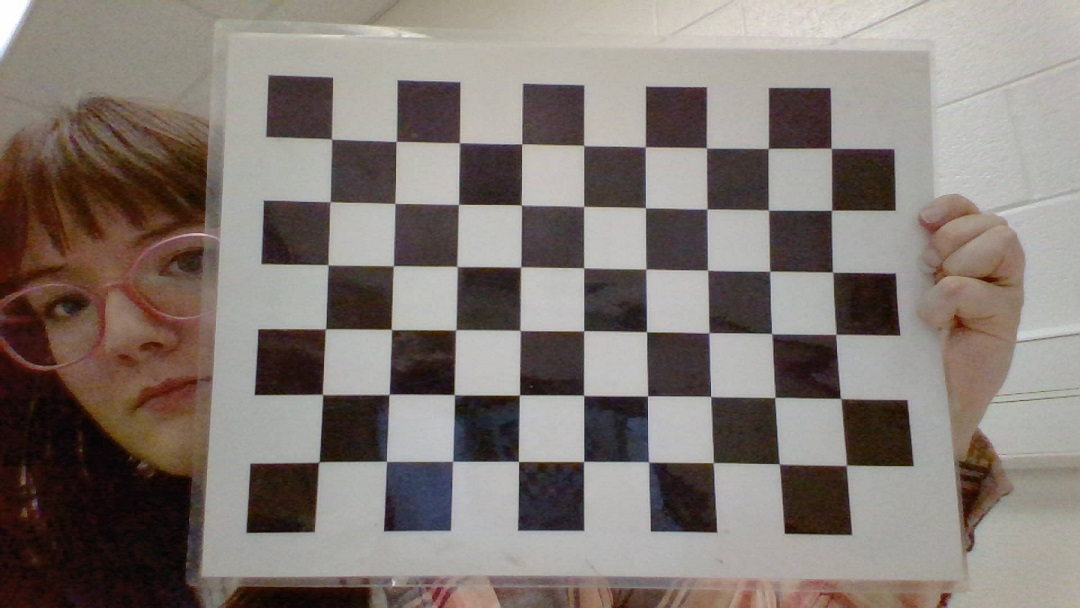
#> input picture topsides/image_recognition/test.jpg, 1080 x 608 px; its folder holds 5 pictures in this run
$ python calibrateCam.py
#> lines starting #> are read from the running program, lines starting #| are printed output that depends on the picture; after the words box and inside, x2 and y2 are one past the last pixel; in counts of white or black regions, pixels touching at a corner belong together
import numpy as np
import cv2 as cv
import glob

def calibrateCam():
    # termination criteria
    criteria = (cv.TERM_CRITERIA_EPS + cv.TERM_CRITERIA_MAX_ITER, 30, 0.001)
    # prepare object points, like (0,0,0), (1,0,0), (2,0,0) ....,(6,5,0)
    objp = np.zeros((6*9,3), np.float32)
    objp[:,:2] = np.mgrid[0:6,0:9].T.reshape(-1,2)
    # Arrays to store object points and image points from all the images.
    objpoints = [] # 3d point in real world space
    imgpoints = [] # 2d points in image plane.
    images = glob.glob('*.jpg')
    for fname in images:
        img = cv.imread(fname)
#> img is the input picture: shape (608, 1080, 3); mean B, G, R 115.9, 121.5, 130.6
        gray = cv.cvtColor(img, cv.COLOR_BGR2GRAY)
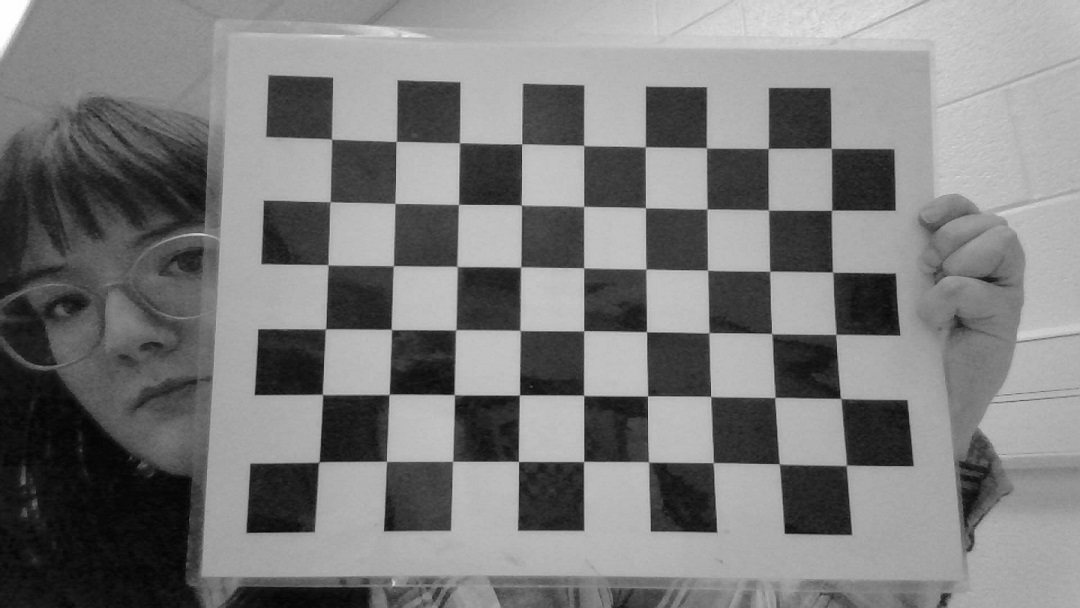
#> gray: shape (608, 1080); min 3, max 255, mean 123.6
        # Find the chess board corners
        ret, corners = cv.findChessboardCorners(gray, (6,9), None)
#> ret = True; corners = 54 rows, first 8: [319.3, 461.6], [322.6, 394.1], [325.6, 328.6], [328.1, 264.6], [330, 201.5], [331.5, 139.4], [386.5, 460.8], [389.2, 394.3]
        # If found, add object points, image points (after refining them)
        if ret == True:
            objpoints.append(objp)
            corners2 = cv.cornerSubPix(gray,corners, (11,11), (-1,-1), criteria)
#> corners2 = 54 rows, first 8: [318.8, 462.1], [322.5, 394.4], [325.4, 328.9], [328.1, 264.7], [330, 201.8], [331.5, 139.1], [386.5, 461.3], [389.1, 394.3]
            imgpoints.append(corners)
            # Draw and display the corners
            cv.drawChessboardCorners(img, (6,9), corners2, ret)
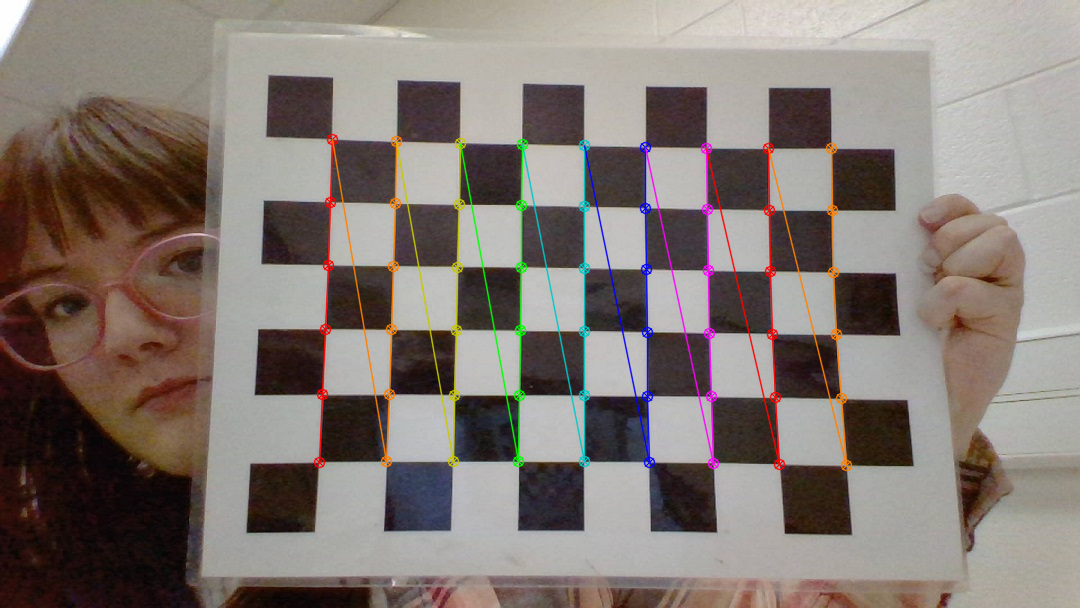
#> img: shape (608, 1080, 3); 3.14% of pixels changed, all inside (x1, y1, x2, y2) = (313, 133, 853, 472)
            ret, mtx, dist, rvecs, tvecs = cv.calibrateCamera(objpoints, imgpoints, gray.shape[::-1], None, None)
#> ret = 0.507; mtx = [[760.9, 0, 544.2], [0, 763.6, 303.1], [0, 0, 1]]; dist = [[0.024, 0.0197, 0.00245, 0.00333, 3.04]]; rvecs = ([-0.0473, -0.139, -1.56],); tvecs = ([-3.39, 2.38, 11.51],)
            img2 = cv.imread('test.jpg')
            h,  w = img2.shape[:2]
#> h = 608; w = 1080
            newcameramtx, roi = cv.getOptimalNewCameraMatrix(mtx, dist, (w,h), 1, (w,h))
#> newcameramtx = [[944.5, 0, 539.3], [0, 775.1, 303.9], [0, 0, 1]]; roi = (160, 131, 766, 345)
            # undistort
            dst = cv.undistort(img2, mtx, dist, None, newcameramtx)
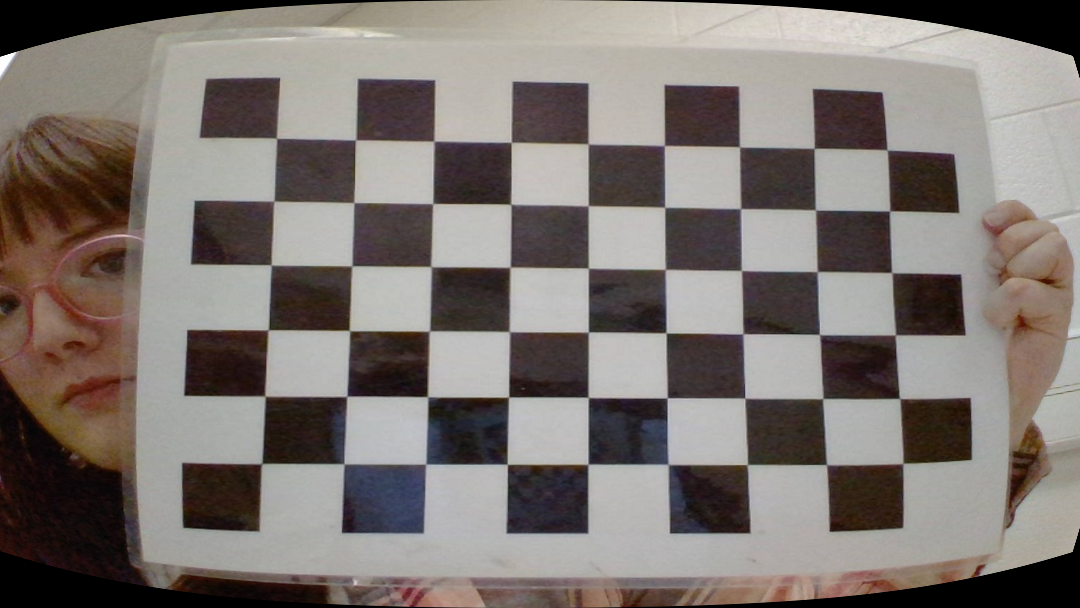
#> dst: shape (608, 1080, 3); mean B, G, R 113.4, 117.8, 125.4
            # crop the image
            x, y, w, h = roi
#> x = 160; y = 131; w = 766; h = 345
            dst = dst[y:y+h, x:x+w]
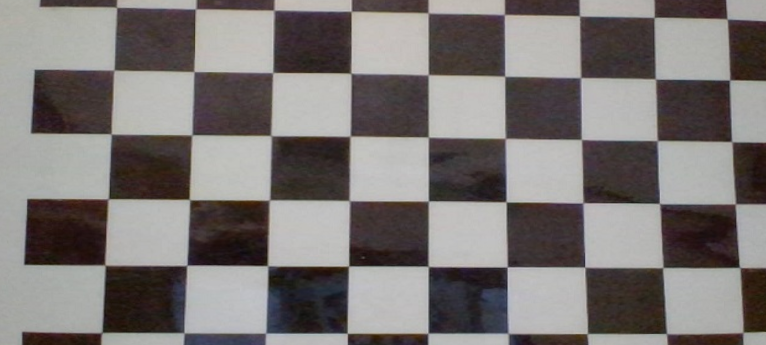
#> dst: shape (345, 766, 3); mean B, G, R 116.9, 118.3, 123.3
            cv.imwrite('calibresult.png', dst)
            np.savez('camsettings', mtx=mtx, dist=dist, newcameramtx=newcameramtx)
            while True:
                cv.imshow('img', img)
                cv.imshow('dst', dst)
                k = cv.waitKey(5) & 0xFF
#> (key Esc is pressed here)
                if k == 27:
                    break
    cv.destroyAllWindows()

if __name__ == "__main__":
    calibrateCam()
